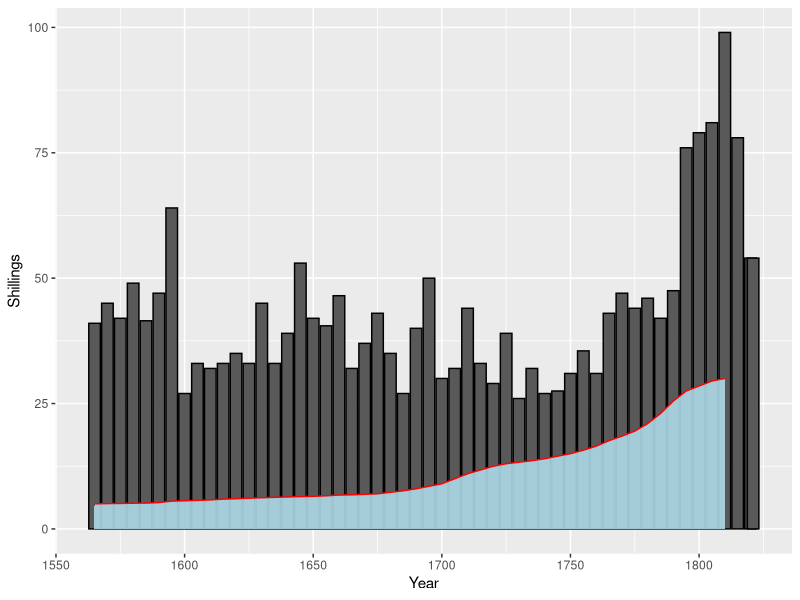
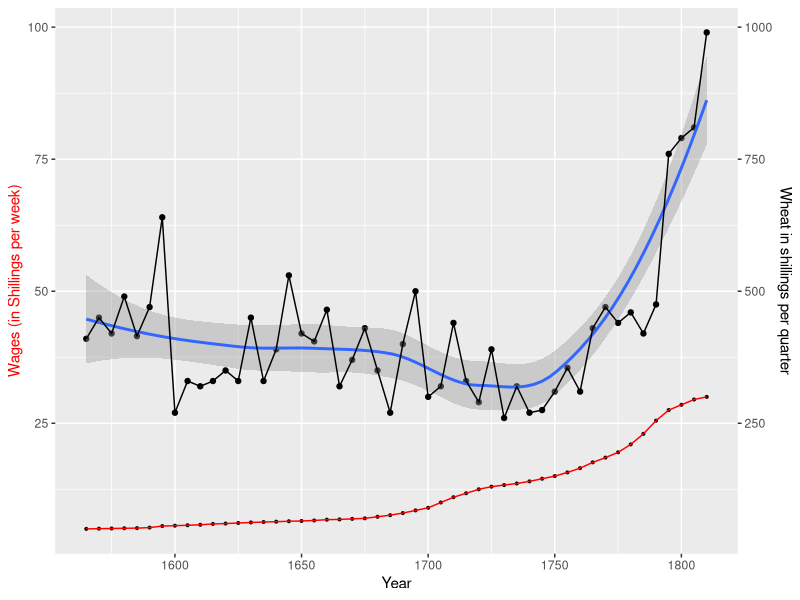
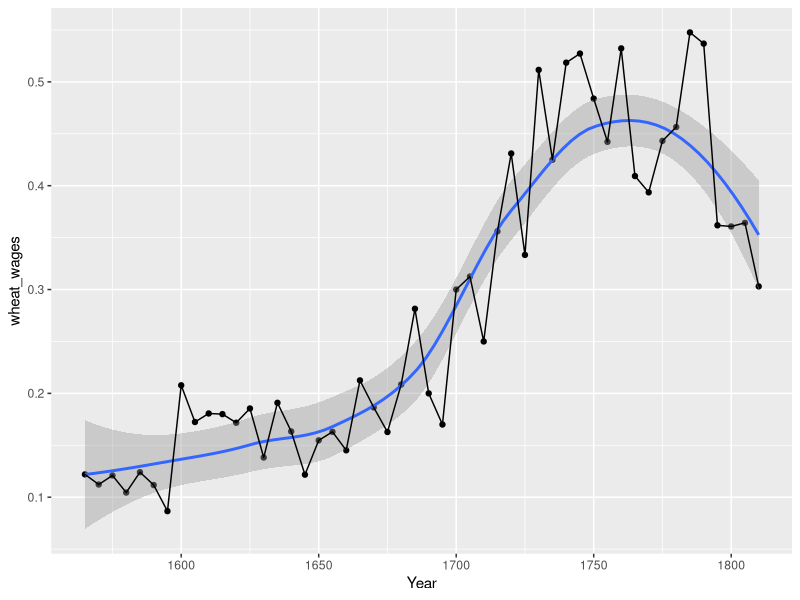

Write R code to recreate these figures, in order.
## ---- chunk 1
knitr::opts_chunk$set(echo = TRUE)
## ---- chunk 2
library(tidyverse)
## ---- chunk 3
data = read.csv('data.csv')
data[1:5,]
## ---- chunk 4
str(data)
## ---- chunk 5
ggplot(data=data, aes(x=Year, y=Wheat)) +
  geom_bar(aes(y=Wheat), position=position_dodge(0.9), colour="black", stat="identity", width=4.5, binwidth=0) +
  geom_area(aes(y=Wages), fill = "lightblue", color='red', alpha=0.9) +
  labs(y = "Shillings", x = "Year")
## ---- chunk 6
data[rowSums(is.na(data)) > 0, ]
## ---- chunk 7
df <- na.omit(data)
summary(df)
## ---- chunk 8
ggplot(df) +
  aes(x = Year) + 
  geom_point(aes(y=Wheat)) + 
  geom_point(aes(y=Wages), size=0.7) +
  geom_smooth(aes(y=Wheat)) +
  geom_line(aes(y=Wheat)) + 
  geom_line(aes(y=Wages), color='red') +
  scale_y_continuous( name = "Wages (in Shillings per week)", sec.axis = sec_axis( trans=~.*10, name="Wheat in shillings per quarter")) +
  theme(axis.title.y.left = element_text(colour = "red")) 
## ---- chunk 9
df <- transform(df, wheat_wages = Wages / Wheat)
ggplot(df) +
  aes(x = Year) + 
  geom_point(aes(y=wheat_wages)) + 
  geom_smooth(aes(y=wheat_wages)) +
  geom_line(aes(y=wheat_wages))
